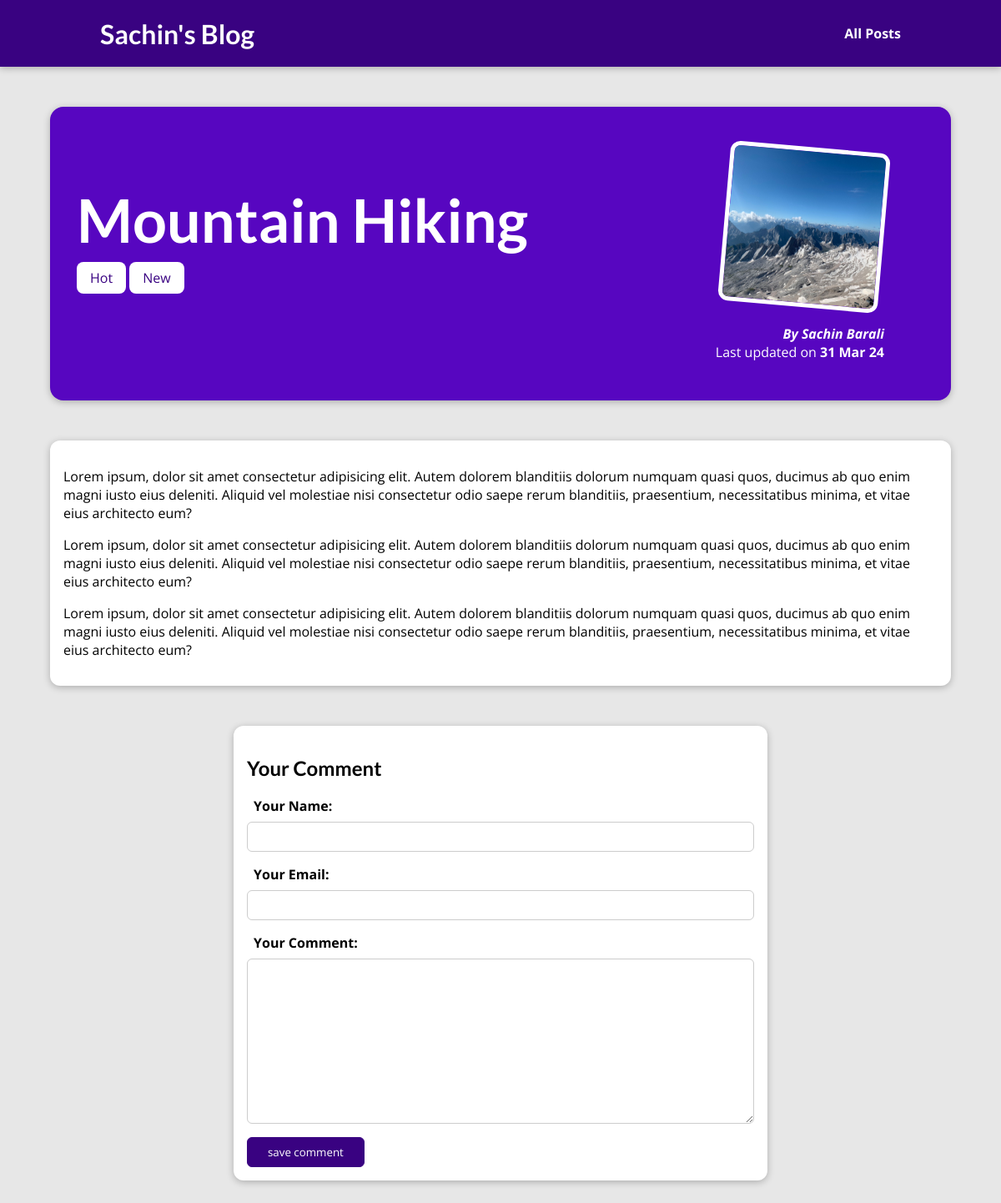
/posts/hike-in-the-mountain, run on the app's committed database.
### blog/models.py (models this page shows, shortened)
class Post(models.Model):
    title = models.CharField(max_length = 150)
    excerpt = models.CharField(max_length = 200)
    image = models.ImageField(upload_to="posts", null= True)
    date = models.DateField(auto_now = True)
    slug = models.SlugField(unique= True, db_index = True)
    content = models.TextField(validators = [MinLengthValidator(10)])
    author = models.ForeignKey(Author, on_delete = models.SET_NULL, null = True, related_name = 'posts')
    tag = models.ManyToManyField(Tag)

class Tag(models.Model):
    caption = models.CharField(max_length = 20)
    def __str__(self):
        return self.caption

class Author(models.Model):
    first_name = models.CharField(max_length = 100)
    last_name = models.CharField(max_length = 100)
    email_address = models.EmailField()
    def full_name(self):
        return f"{self.first_name} {self.last_name}"
    def __str__(self):
        return self.full_name()

### blog/views.py (the view, shortened to what this page needs)
# urls.py: path("posts/<slug:slug>", views.SinglePostView.as_view(), name="post-detail-page"),
class SinglePostView(View):
    def get(self,request,slug):
        post = Post.objects.get(slug = slug)
        context = {
            "post":post,
            "post_tags": post.tag.all(),
            "comment_form": CommentForm()
        }
        return render(request, "blog/post-detail.html",context)

### blog/forms.py
class CommentForm(forms.ModelForm):
    class Meta:
        model = Comment
        exclude = ["post",]
        labels = {
            "user_name": "Your Name",
            "user_email": "Your Email",
            "text": "Your Comment",
        }

### blog/templates/blog/post-detail.html (shortened to what this page needs)
{% extends "base.html" %}
{% load static %}
{% block css_files %}
<link rel="stylesheet" href="{% static 'blog/post-detail.css' %}" />
{% endblock %}
{% block content %}
    <section id="summary">
        <h2>{{post.title}}</h2>
        <div>
            {% for tag in post_tags %}
            <span class="tag">{{ tag }}</span>
            {% endfor %}
        </div>
        <article>
            <img src="{{ post.image.url }}" alt="Post Title">
            <address>By <a href="mailto:{{post.author.email_address}}"> {{post.author}}</a></address>
            <div>
                Last updated on <time>{{post.date|date:"d M y"}}</time>
            </div>
        </article>
    </section>
    <main>
        {{post.content|linebreaks}}
    </main>
    <section id="comment-form">
        <h2>Your Comment</h2>
        <form action="{% url 'post-detail-page' post.slug %}">
            {% for form_field in comment_form %}
            <div class="form-control">
                {{form_field.label_tag}}
                {{form_field}}
            </div>
            {% endfor %}
            <button>save comment</button>
        </form>
    </section>
{% endblock %}

### templates/base.html (shortened to what this page needs)
{% load static %}
<!DOCTYPE html>
<html lang="en">
  <head>
    <link rel="stylesheet" href="{% static 'app.css' %}" />
    {% block css_files %} {% endblock %}
  </head>
  <body>
    <header id="main-navigation">
      <h1><a href="{% url 'starting-page' %}">Sachin's Blog</a></h1>
      <nav>
        <a href="{% url 'posts-page'%}">All Posts</a>
      </nav>
    </header>
    {% block content %} {% endblock %}
  </body>
</html>

### static/app.css (style rules this page uses)
* { box-sizing: border-box; }
html { font-family: 'Open Sans', 'Lato', sans-serif; }
body { margin: 0; }
h1, h2, h3 { font-family: 'Lato', sans-serif; font-weight: bold; }
#main-navigation { width: 100%; height: 5rem; display: flex; justify-content: space-between; align-items: center; padding: 0 10%; position: absolute; top: 0; left: 0; }
#main-navigation a { text-decoration: none; color: white; font-weight: bold; }

### blog/static/blog/post-detail.css (style rules this page uses)
body { background-color: #e7e7e7; }
#main-navigation { background-color: #390281; box-shadow: 0 2px 8px rgba(0, 0, 0, 0.25); }
#summary { margin: 8rem auto 3rem auto; padding: 2rem; width: 90%; max-width: 90rem; border-radius: 16px; background-color: #5706c0; position: relative; box-shadow: 0 2px 8px rgba(0, 0, 0, 0.25); height: 22rem; }
#summary h2 { color: white; font-size: 4.5rem; margin-bottom: 1rem; }
#summary article { position: absolute; top: 2rem; right: 3rem; padding: 1rem 2rem; border-radius: 12px; text-align: right; color: white; }
#summary article img { width: 12rem; height: 12rem; border-radius: 12px; transform: rotateZ(5deg); border: 5px solid white; margin-bottom: 1rem; }
#summary address { font-weight: bold; }
#summary a { color: white; text-decoration: none; }
#summary time { font-weight: bold; }
main { width: 90%; max-width: 90rem; margin: 3rem auto; background-color: white; padding: 1rem; border-radius: 12px; box-shadow: 0 2px 8px rgba(0, 0, 0, 0.25); }
.tag { background-color: white; color: #390281; padding: 0.5rem 1rem; border-radius: 8px; }
#comment-form { margin: 3rem auto; width: 90%; max-width: 40rem; border-radius: 12px; background-color: white; box-shadow: 0 2px 8px rgba(0, 0, 0, 0.25); padding: 1rem; }
#comment-form button { font-family: inherit; background-color: #390281; color: white; border: 1px solid #390281; padding: 0.5rem 1.5rem; border-radius: 6px; cursor: pointer; }
.form-control { margin-bottom: 1rem; }
.form-control label { font-weight: bold; margin: 0.5rem; display: block; }
.form-control input, .form-control textarea { display: block; width: 100%; font-family: inherit; padding: 0.5rem; border-radius: 6px; border: 1px solid #ccc; }

### data on the page
Post: title "Mountain Hiking", image (picture), author "Sachin Barali", date "31 Mar 24", content "Lorem ipsum, dolor sit amet consectetur adipisicing elit. Autem dolorem blanditiis dolorum numquam quasi quos, ducimus ab quo enim magni iusto eius deleniti. Aliquid vel molestiae nisi consectetur odio saepe rerum blanditiis, praesentium, necessitatibus minima, et vitae eius architecto eum? Lorem ipsum, dolor sit amet consectetur adipisicing elit. Autem dolorem blanditiis dolorum numquam quasi quos, ducimus ab quo enim magni iusto eius deleniti. Aliquid vel molestiae nisi consectetur odio saepe rerum blanditiis, praesentium, necessitatibus minima, et vitae eius architecto eum? Lorem ipsum, dolor sit amet consectetur adipisicing elit. Autem dolorem blanditiis dolorum numquam quasi quos,…"
Tag: caption "Hot"
Tag: caption "New"
